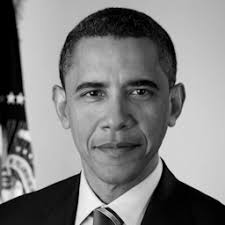
#> input picture obama.jpg, 225 x 225 px
$ python img_detection.py
#> lines starting #> are read from the running program, lines starting #| are printed output that depends on the picture; after the words box and inside, x2 and y2 are one past the last pixel; in counts of white or black regions, pixels touching at a corner belong together
import cv2

face = cv2.CascadeClassifier("haarcascade_frontalface_default.xml")
eye = cv2.CascadeClassifier("haarcascade_eye.xml")
nose = cv2.CascadeClassifier("haarcascade_nose.xml")
mouth = cv2.CascadeClassifier("haarcascade_mouth.xml")

img = cv2.imread('obama.jpg')
#> img is the input picture: shape (225, 225, 3); min 0, max 255, mean 127.3
gray = cv2.cvtColor(img, cv2.COLOR_BGR2GRAY)

detection = face.detectMultiScale(
    gray,
    scaleFactor = 1.05,
    minNeighbors = 5
)
#> detection = [[53, 44, 125, 125]]

# Deteksi wajah
for x, y, w, h in detection:
    cv2.rectangle(
        img,
        (x,y),
        (x+w, y+h),
        (0, 0, 255),
        3,
    )
    cv2.imshow('Detect Image', img)
    cv2.waitKey(0)
    print("Wajah")
    print(x,y,w,h)

    # Deteksi mata
    roi_gray = gray[y:y+h, x:x+w]
    roi_color = img[y:y+h, x:x+w]
    eyes = eye.detectMultiScale(
        roi_gray
    )
    for ex,ey,ew,eh in eyes:
        cv2.rectangle(
            roi_color,
            (ex,ey),
            (ex+ew,ey+eh),
            (255, 0, 0),
            3
        )
        cv2.imshow('Detect Image', img)
        cv2.waitKey(0)
        print("Mata")
        print(ex,ey,ew,eh)
    # Deteksi hidung
    noses = nose.detectMultiScale(
        roi_gray,
        scaleFactor = 1.6,
        minNeighbors = 5
    )
    for ex,ey,ew,eh in noses:
        cv2.rectangle(
            roi_color,
            (ex,ey),
            (ex+ew,ey+eh),
            (0, 255, 0),
            3
        )
        cv2.imshow('Detect Image', img)
        cv2.waitKey(0)
        print("Hidung")
        print(ex,ey,ew,eh)
    # Deteksi mulut
    mouths = mouth.detectMultiScale(
        gray,
        scaleFactor = 1.6,
        minNeighbors = 5
    )
    for x,y,w,h in mouths:
        cv2.rectangle(
            img,
            (x,y),
            (x+w, y+h),
            (0, 0, 0),
            3,
        )
        cv2.imshow('Detect Image', img)
        cv2.waitKey(0)
        print("Hidung")
        print(x,y,w,h)
#> this loop made 1 pass
#> (eyes, noses, mouths) on pass 1: ([[22, 30, 36, 36], [68, 29, 36, 36]], [[39, 61, 46, 38]], [[83, 133, 64, 38]])
#| Wajah
#| 53 44 125 125
#| Mata
#| 22 30 36 36
#| Mata
#| 68 29 36 36
#| Hidung
#| 39 61 46 38
#| Hidung
#| 83 133 64 38
#> pass 1, `cv2.imshow('Detect Image', img)`:
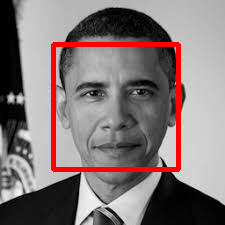
#> window 'Detect Image': shape (225, 225, 3); mean B, G, R 120, 120, 132.5
#> pass 1, `roi_gray = gray[y:y+h, x:x+w]`:
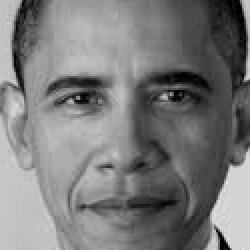
#> roi_gray: shape (125, 125) (shown 2 times larger); min 0, max 235, mean 122.9
#> pass 1, `roi_color = img[y:y+h, x:x+w]`:
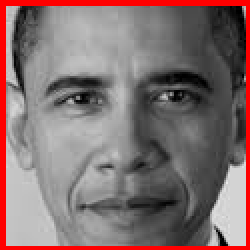
#> roi_color: shape (125, 125, 3) (shown 2 times larger); mean B, G, R 111.5, 111.5, 131.5
#> pass 1, `cv2.imshow('Detect Image', img)`:
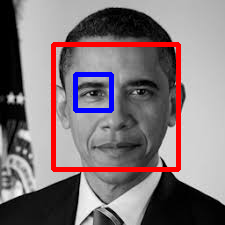
#> window 'Detect Image': shape (225, 225, 3); mean B, G, R 121.2, 117.6, 130.1
#> after the loop:
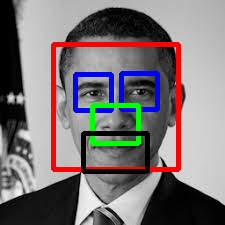
#> img: shape (225, 225, 3); 10.57% of pixels changed, all inside (x1, y1, x2, y2) = (51, 42, 181, 174)
#> after the loop:
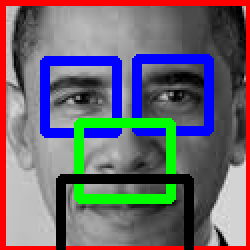
#> roi_color: shape (125, 125, 3) (shown 2 times larger); 17.61% of pixels changed, all inside (x1, y1, x2, y2) = (20, 27, 107, 125)

resized = cv2.resize(img, (600,600))
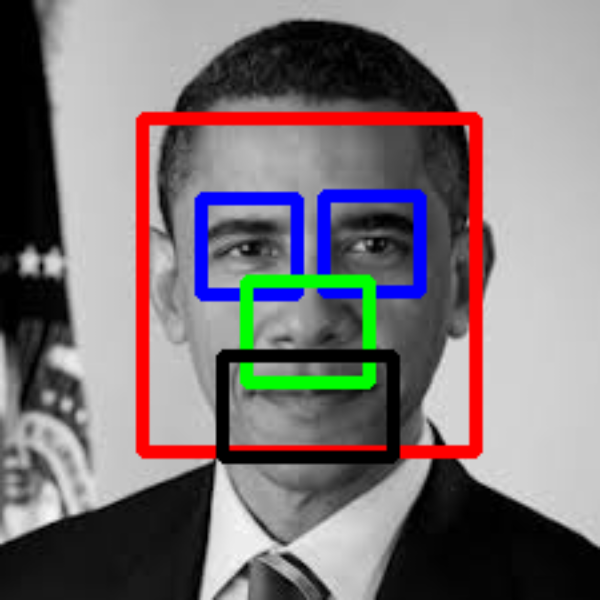
#> resized: shape (600, 600, 3); mean B, G, R 119.4, 116.8, 124.2
cv2.imwrite('hasil_deteksi.jpg', img)
cv2.destroyAllWindows()

$ run again, with test.jpg copied over obama.jpg
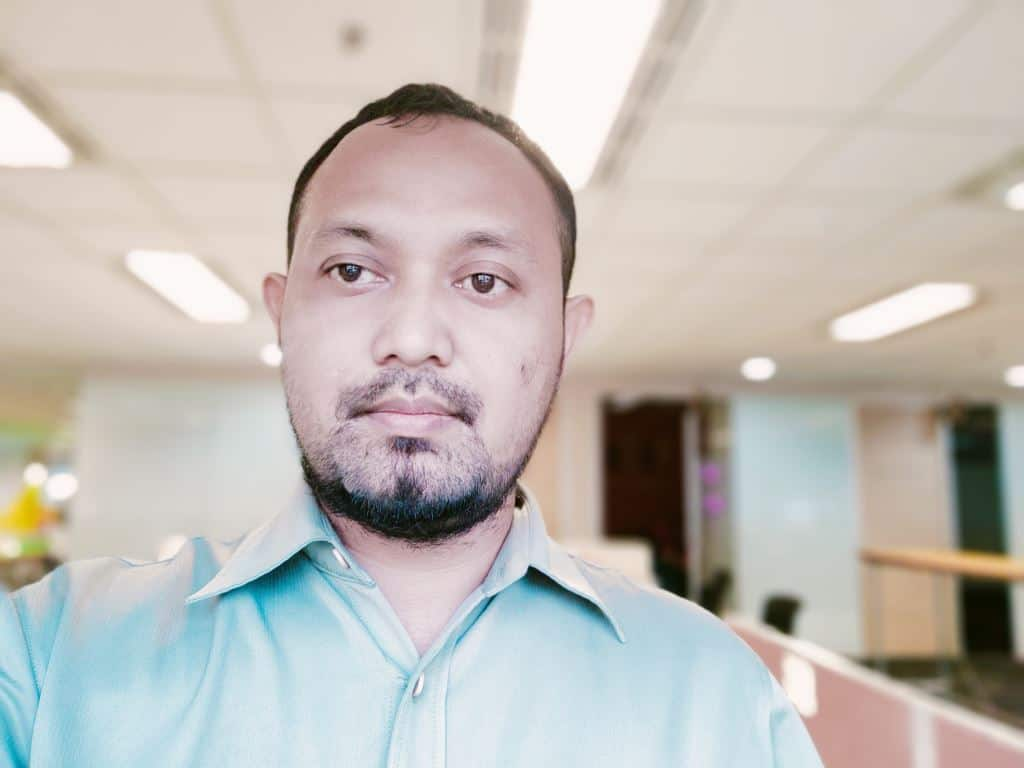
#> input picture test.jpg, 1024 x 768 px
#> img is the input picture: shape (768, 1024, 3); mean B, G, R 182.1, 187.3, 192.8
#> detection = [[244, 143, 349, 349]]
#> the loop `for x, y, w, h in detection:` made 1 pass
#> (eyes, noses, mouths) on pass 1: ([[64, 88, 80, 80], [150, 292, 28, 28], [195, 96, 83, 83]], [[128, 174, 74, 61], [108, 156, 118, 98]], [[325, 375, 164, 98]])
#> (printed output is left out)
#> after the loop `for x, y, w, h in detection:`:
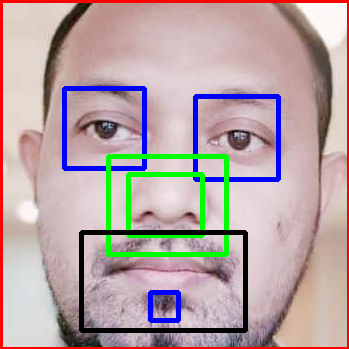
#> roi_color: shape (349, 349, 3); mean B, G, R 165.2, 164.3, 184.1
#> `resized = cv2.resize(img, (600,600))`:
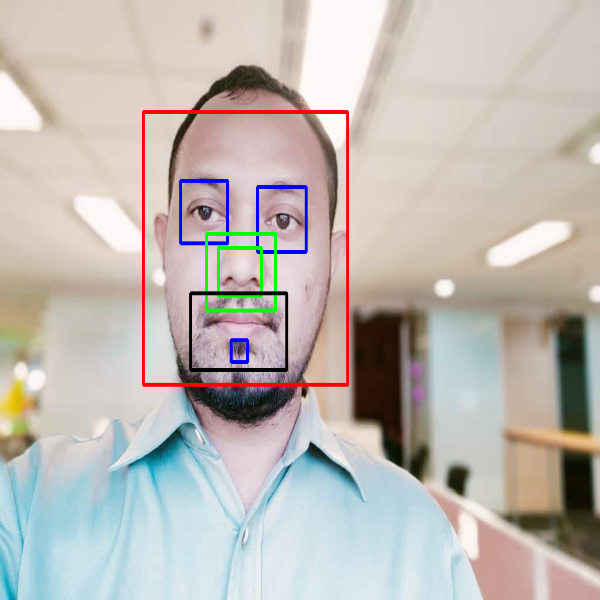
#> resized: shape (600, 600, 3); mean B, G, R 179.4, 184.6, 190.8

$ run again, with test1.jpg copied over obama.jpg
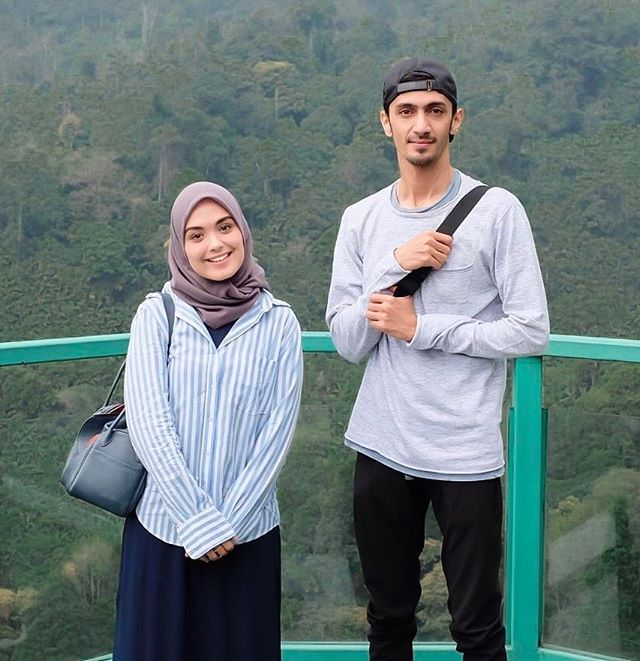
#> input picture test1.jpg, 640 x 661 px
#> img is the input picture: shape (661, 640, 3); mean B, G, R 121.9, 121.6, 106.5
#> detection = [[380, 81, 82, 82], [168, 196, 87, 87]]
#> the loop `for x, y, w, h in detection:` made 2 passes
#> (eyes, noses, mouths) on pass 1: ([[14, 17, 25, 25], [43, 17, 24, 24]], [[32, 42, 18, 15]], [[408, 137, 25, 15], [206, 256, 25, 15]])
#> (printed output is left out)
#> after the loop `for x, y, w, h in detection:`:
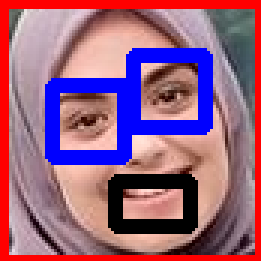
#> roi_color: shape (87, 87, 3) (shown 3 times larger); mean B, G, R 125.8, 96.5, 151.1
#> after the loop `for x, y, w, h in detection:`:
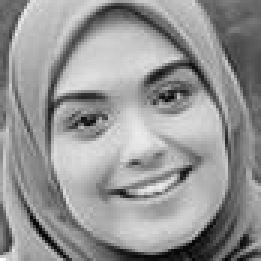
#> roi_gray: shape (87, 87) (shown 3 times larger); min 4, max 254, mean 149
